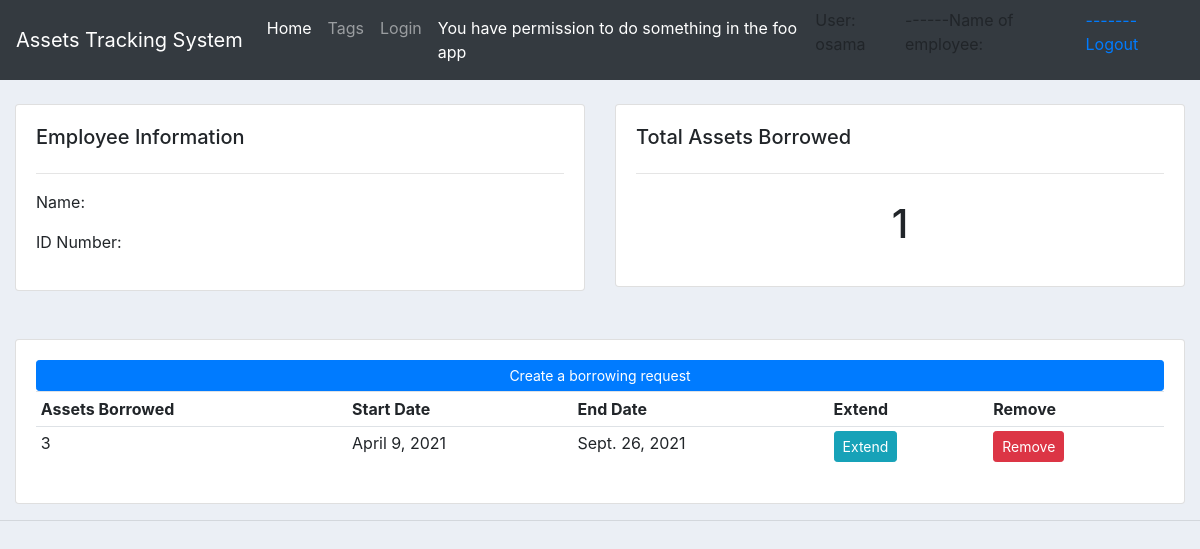
The app's page /employee/4/ (signed in), older data.
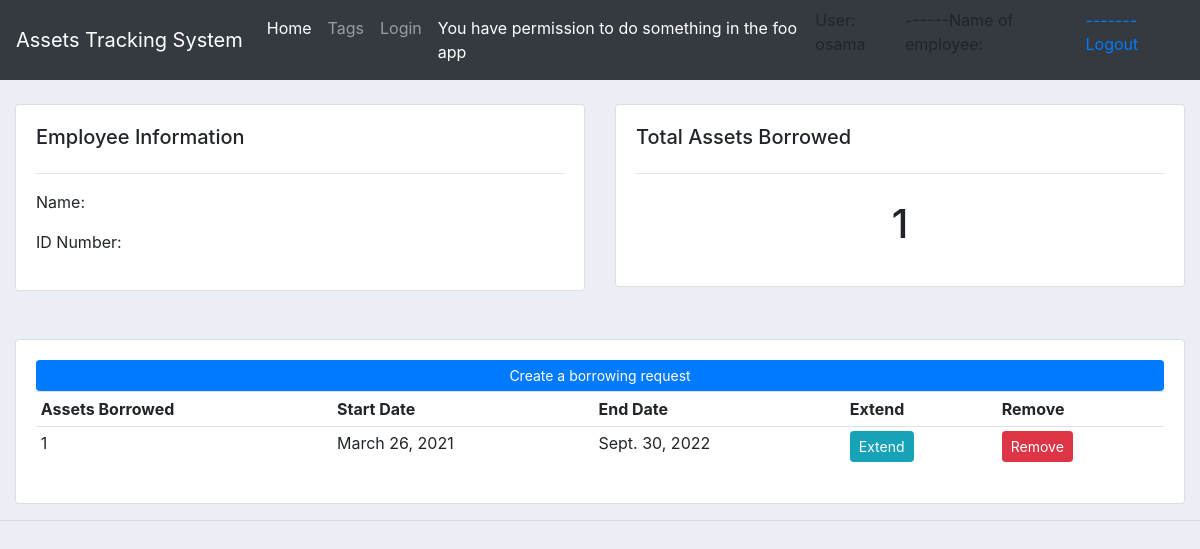
The same page, newer data.
### assetstracking/models.py (models this page shows, shortened)
class Borrowing(models.Model):
    borrowing_id = models.IntegerField(null=True)
    start_date = models.DateField(auto_now_add=True, null=True)
    end_date = models.DateField(null=True)
    subscriber_id = models.ManyToManyField(Subscriber)
    employee_id = models.ForeignKey(Employee, null=True, on_delete= models.SET_NULL)
    tag_id = models.ForeignKey(Tag, null=True, on_delete= models.SET_NULL)
    employee_id_scanned = models.IntegerField(null=True,default=0)
    asset_id_scanned = models.IntegerField(null=True,default=0)
    reader_code = models.CharField(max_length=200, null=True, default=0)

### assetstracking/views.py (the view)
# urls.py: path('employee/<str:employee_test>/', views.employee, name="employee"),
def employee(request, employee_test):
    employee = Employee.objects.get(id=employee_test)
    borrowings = employee.borrowing_set.all()
    borrowing_count = borrowings.count()
    context = {'employee': employee, 'borrowings': borrowings, 'borrowing_count':borrowing_count}
    return render(request, 'assetstracking/employee.html', context)

### assetstracking/templates/assetstracking/employee.html
{%  extends 'assetstracking/main.html' %}
{% block content %}
{% if user.employee.employee_id == employee.employee_id or perms.user.add_employee %}
	<br>
<div class="row">
	<div class="col-md">
		<div class="card card-body">
			<h5>Employee Information</h5>
			<hr>
			<p>Name: {{user.employee.employee_name}} </p>
			<p>ID Number: {{user.employee.employee_id}} </p>
		</div>
	</div>
	<div class="col-md">
		<div class="card card-body">
			<h5>Total Assets Borrowed</h5>
			<hr>
			<h1 style="text-align: center;padding: 10px">{{borrowing_count}}</h1>
		</div>
	</div>
</div>
<br>
<br>
<div class="row">
	<div class="col-md">
		<div class="card card-body">
		    <a class="btn btn-primary  btn-sm btn-block" href="{% url 'createBorrowing' %}">Create a borrowing request</a>
			<table class="table table-sm">
				<tr>
					<th>Assets Borrowed {{user.borrowing.borrowing_id}}</th>
					<th>Start Date</th>
					<th>End Date</th>
					<th>Extend</th>
					<th>Remove</th>
				</tr>
				{% for i in borrowings %}
				<tr>
					<td>{{i.borrowing_id}}</td>
					<td>{{i.start_date}}</td>
					<td>{{i.end_date}}</td>
					<td><a class="btn btn-sm btn-info" href="{% url 'extendBorrowing' i.id %}">Extend</a></td>
					<td><a class="btn btn-sm btn-danger" href="{% url 'deleteBorrowing' i.id %}">Remove</a></td>
				</tr>
				{% endfor %}
			</table>
		</div>
	</div>
</div>
{% else %}
<li>You are not authorized to access this page</li>
{% endif %}
{% endblock %}

Row changes from the older to the newer data that the page shows:
no longer on this page (row edited): Borrowing: borrowing_id "3", start_date "April 9, 2021", end_date "Sept. 26, 2021"
now on this page (row edited): Borrowing: borrowing_id "1", start_date "March 26, 2021", end_date "Sept. 30, 2022"
